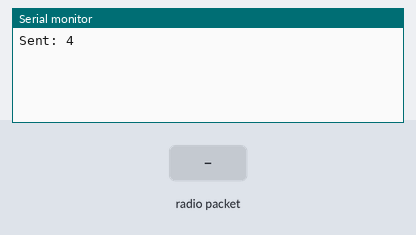
A sketch run on a simulated Arduino Mega 2560, built with avr-gcc and run on an emulated ATmega2560. Shown: the last lines printed to the serial monitor. The test bench sets the inputs (shaded band). No radio packets arrive unless stated.

Above: at 1.2 s.
1.3 s: radio packet "5" arrives
At 2.3 s:
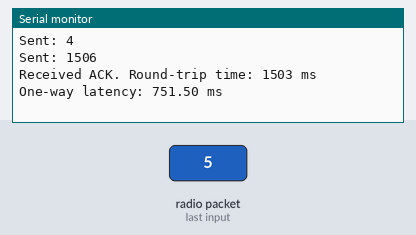
3.0 s: radio packet "90" arrives
At 3.8 s:
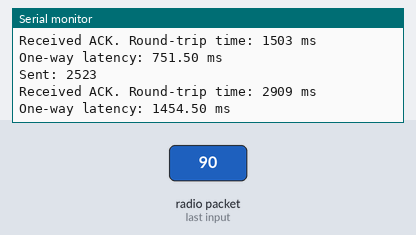
4.5 s: radio packet "200" arrives
At 5.9 s:
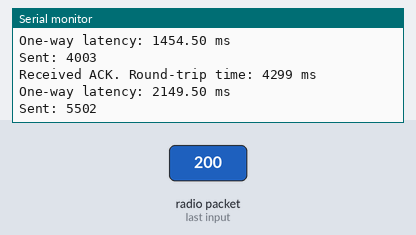
Timing chart, 0 to 7.5 s (numbered marks = the images above; inputs shaded):
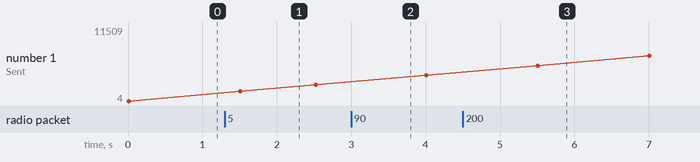

The sketch:

latancy_send.ino
```cpp
#include <SPI.h>
#include <nRF24L01.h>
#include <RF24.h>

RF24 radio(22, 21); // CE, CSN
const byte address[6] = "00001";
unsigned long sendTime;
char payload[32];

void setup() {
  Serial.begin(9600);
  radio.begin();
  radio.openWritingPipe(address);
  radio.setPALevel(RF24_PA_MIN);
  radio.stopListening();
}

void loop() {
  // Prepare payload with current time
  sendTime = millis();
  snprintf(payload, sizeof(payload), "%lu", sendTime);

  // Send payload
 bool x= radio.write(&payload, sizeof(payload));
  if (x) {
    Serial.print("Sent: ");
    Serial.println(payload);

    // Start listening for acknowledgment
    radio.startListening();
    unsigned long startTime = millis();
    while (millis() - startTime < 500) { // Timeout after 500 ms

      if (radio.available()) {
        radio.read(&payload, sizeof(payload));
        unsigned long ackTime = atol(payload);
        unsigned long roundTripTime = millis() - ackTime;
        Serial.print("Received ACK. Round-trip time: ");
        Serial.print(roundTripTime);
        Serial.println(" ms");
        Serial.print("One-way latency: ");
        Serial.print(roundTripTime / 2.0);
        Serial.println(" ms");
        break;
      }
    }
    radio.stopListening();
  }
  else {
    Serial.println("Failed to send");
  }
  delay(1000); // Wait 1 second before sending the next packet
}
```

Measured:
- after the input at 1.3 s, the serial monitor: prints a new line after 0.22 s (image 1)
- after the input at 3.0 s, the serial monitor: prints a new line at once (image 2)
- after the input at 4.5 s, the serial monitor: prints a new line at once (image 3)
- plotted number 1: 4 → 2523 after the input at 1.3 s, 2523 → 4003 after the input at 3.0 s, 4003 → 11509 after the input at 4.5 s
